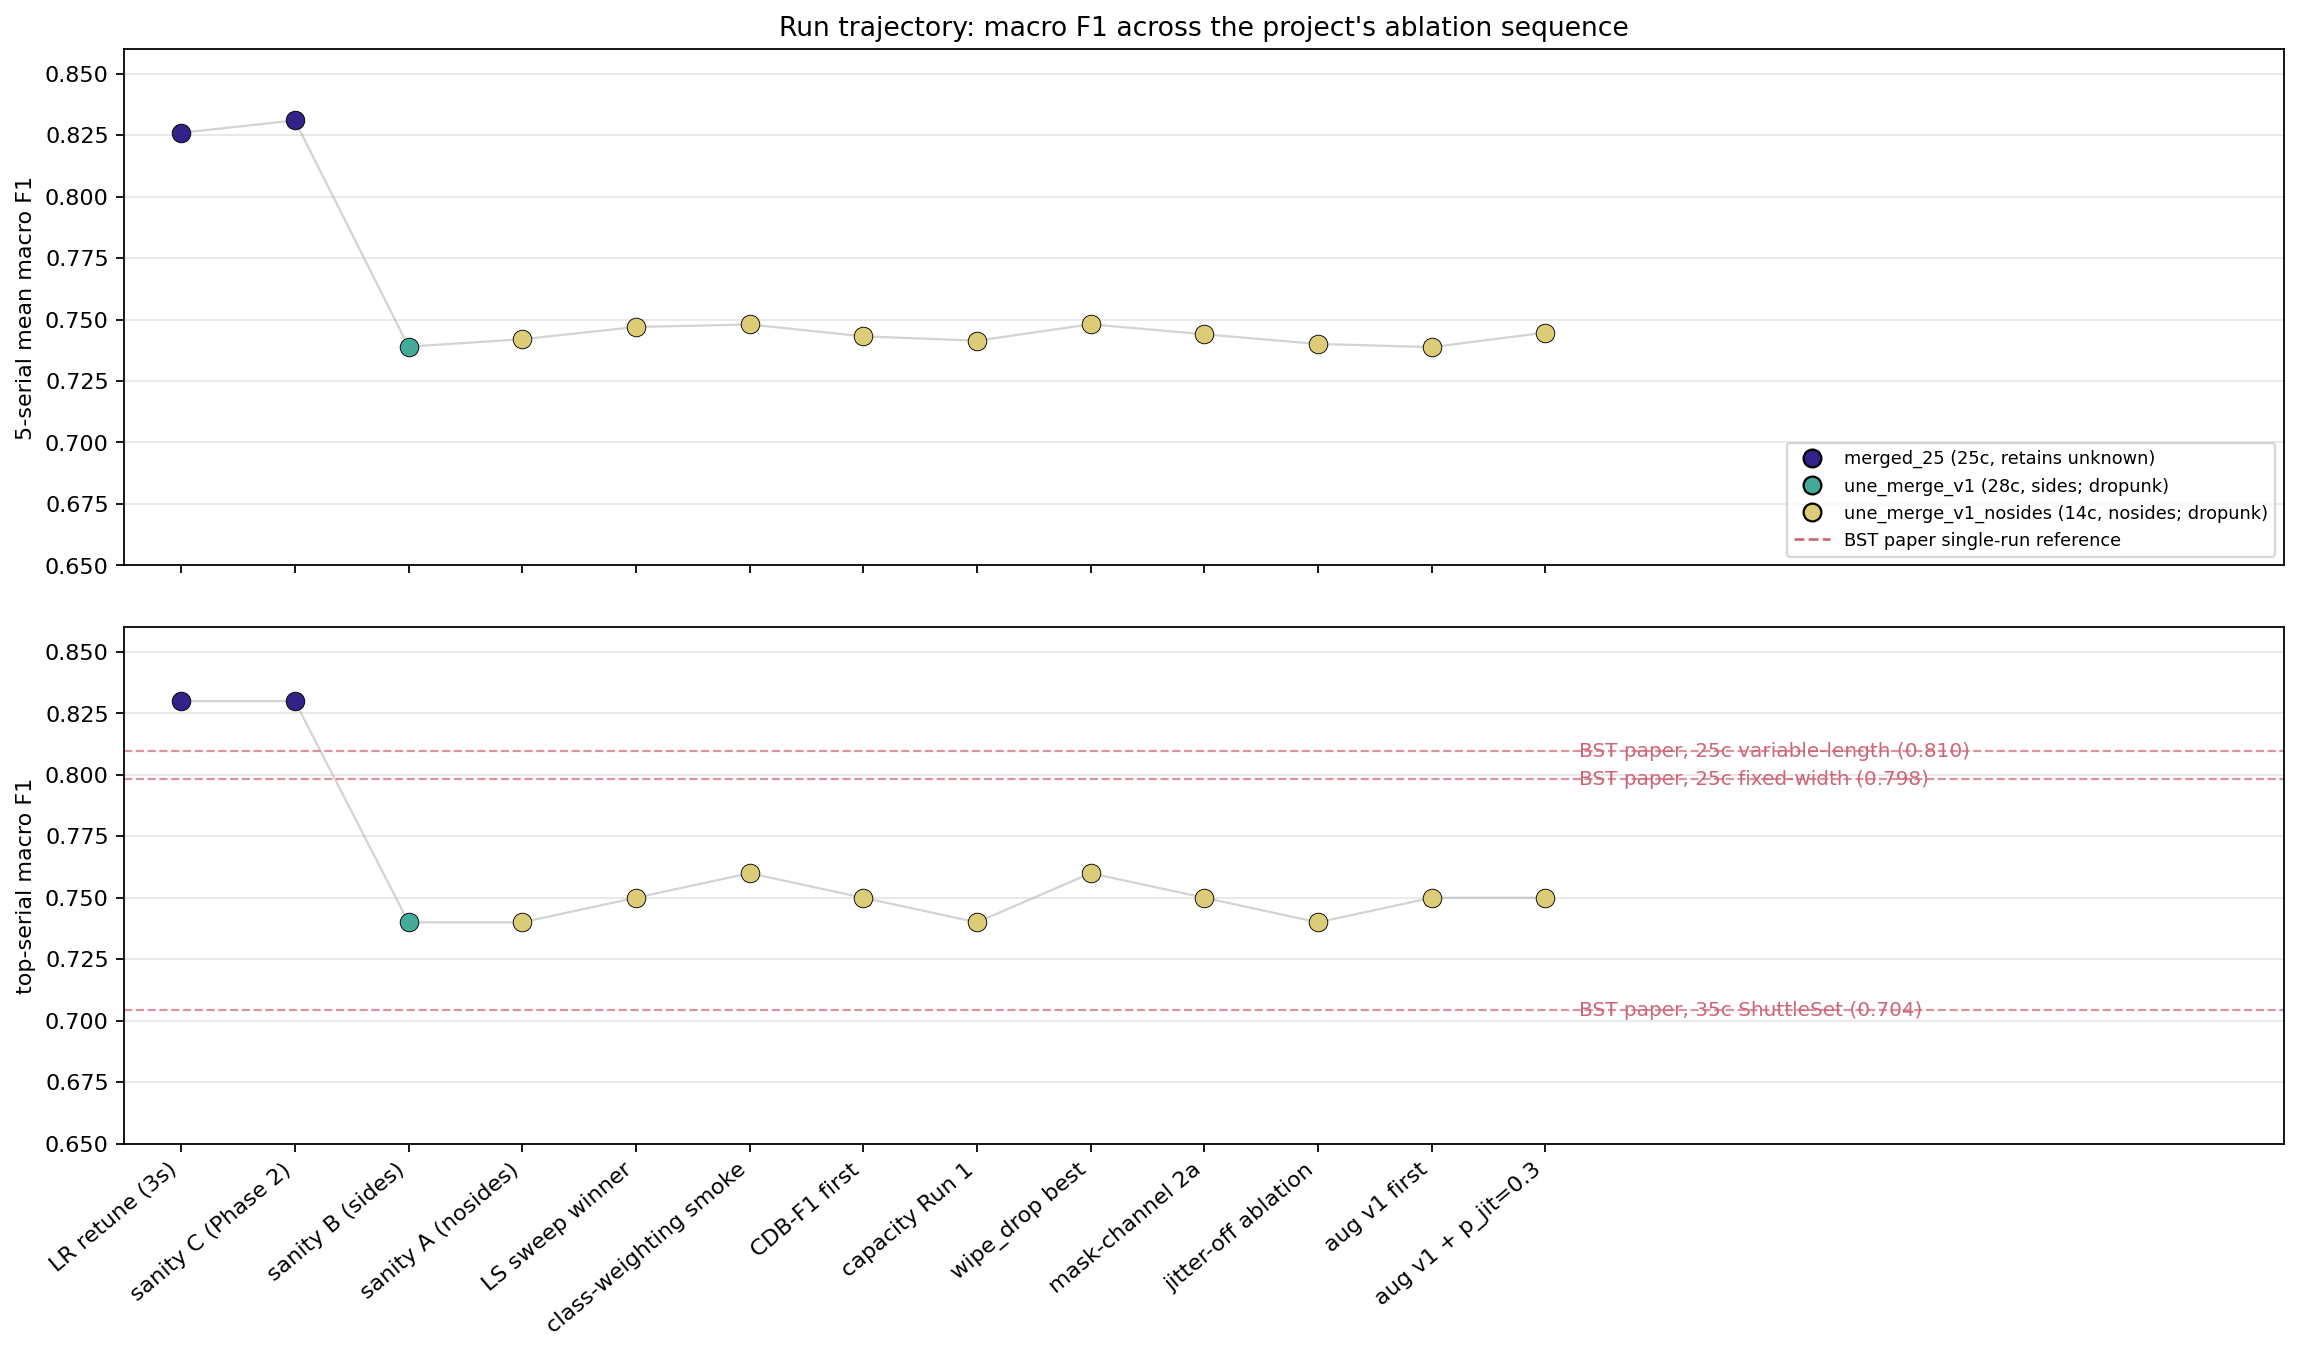

Here is the Python script that generated this plot:
"""Run trajectory chart for the 2026-05-11 supervisor presentation.

Two panels sharing x-axis:
  - top: 5-serial mean macro F1 across my project runs.
  - bottom: top-serial macro F1, comparable to BST paper's single-run figures.

Sequential ablation ordering on x; no dates. Colour distinguishes taxonomy.
BST paper reference rows appear as horizontal dashed lines on the best-serial
panel only (BST published single-run, so it's the closer comparison).

Data is hand-transcribed from `scratch/architecture_notes/arch_1_directions.md`
headline-results table (lines 25-46), which is the project's source of truth.
"""
from pathlib import Path

import matplotlib.pyplot as plt

REPO_ROOT = Path(__file__).resolve().parents[2]
OUT_PATH = REPO_ROOT / "scratch/presentation_prep/trajectory_chart.png"

# Tol muted palette (protanopia-safe, qualitative). Family per taxonomy.
COLOUR = {
    "merged_25": "#332288",            # indigo
    "une_merge_v1": "#44AA99",         # teal
    "une_merge_v1_nosides": "#DDCC77", # sand
    "bst_ref": "#CC6677",              # rose (external reference)
}

# Each entry: short label, taxonomy key, 5-serial mean macro F1, best-serial macro F1.
# Order is chronological; LR retune was 3 serials and is flagged in the label.
RUNS = [
    ("LR retune (3s)",           "merged_25",            0.826,  0.83),
    ("sanity C (Phase 2)",       "merged_25",            0.831,  0.83),
    ("sanity B (sides)",         "une_merge_v1",         0.739,  0.74),
    ("sanity A (nosides)",       "une_merge_v1_nosides", 0.742,  0.74),
    ("LS sweep winner",          "une_merge_v1_nosides", 0.747,  0.75),
    ("class-weighting smoke",    "une_merge_v1_nosides", 0.748,  0.76),
    ("CDB-F1 first",             "une_merge_v1_nosides", 0.7432, 0.75),
    ("capacity Run 1",           "une_merge_v1_nosides", 0.7414, 0.74),
    ("wipe_drop best",           "une_merge_v1_nosides", 0.7481, 0.76),
    ("mask-channel 2a",          "une_merge_v1_nosides", 0.7440, 0.75),
    ("jitter-off ablation",      "une_merge_v1_nosides", 0.7401, 0.74),
    ("aug v1 first",             "une_merge_v1_nosides", 0.7388, 0.75),
    ("aug v1 + p_jit=0.3",       "une_merge_v1_nosides", 0.7447, 0.75),
]

# BST paper single-run figures, from arXiv:2502.21085 Table 1 (25-class) and appendix p3 (35-class).
BST_REFS = [
    ("BST paper, 25c variable-length", 0.8097),
    ("BST paper, 25c fixed-width",     0.7983),
    ("BST paper, 35c ShuttleSet",      0.7043),
]


def main():
    n = len(RUNS)
    x = list(range(1, n + 1))
    labels = [r[0] for r in RUNS]
    taxonomies = [r[1] for r in RUNS]
    mean_macro = [r[2] for r in RUNS]
    best_macro = [r[3] for r in RUNS]
    colours = [COLOUR[t] for t in taxonomies]

    fig, (ax_mean, ax_best) = plt.subplots(
        2, 1, figsize=(15, 9), sharex=True, gridspec_kw={"hspace": 0.12}
    )

    # Mean panel: scatter + connecting line within same taxonomy runs only.
    ax_mean.plot(x, mean_macro, color="lightgrey", linewidth=1, zorder=1)
    for xi, yi, ci in zip(x, mean_macro, colours):
        ax_mean.scatter(xi, yi, color=ci, s=70, zorder=2, edgecolor="black", linewidth=0.4)
    ax_mean.set_ylabel("5-serial mean macro F1")
    ax_mean.set_ylim(0.65, 0.86)
    ax_mean.grid(axis="y", alpha=0.3)
    ax_mean.set_title("Run trajectory: macro F1 across the project's ablation sequence")

    # Best-serial panel: scatter + line + BST reference horizontal lines.
    ax_best.plot(x, best_macro, color="lightgrey", linewidth=1, zorder=1)
    for xi, yi, ci in zip(x, best_macro, colours):
        ax_best.scatter(xi, yi, color=ci, s=70, zorder=2, edgecolor="black", linewidth=0.4)

    for label, value in BST_REFS:
        ax_best.axhline(value, color=COLOUR["bst_ref"], linestyle="--", linewidth=1, alpha=0.7)
        ax_best.text(
            n + 0.3, value, f"{label} ({value:.3f})",
            fontsize=9, va="center", color=COLOUR["bst_ref"],
        )

    ax_best.set_ylabel("top-serial macro F1")
    ax_best.set_ylim(0.65, 0.86)
    ax_best.grid(axis="y", alpha=0.3)
    ax_best.set_xticks(x)
    ax_best.set_xticklabels(labels, rotation=40, ha="right")

    # Single legend for taxonomy colour, placed on the mean panel.
    legend_handles = [
        plt.Line2D([0], [0], marker="o", linestyle="", markerfacecolor=COLOUR["merged_25"],
                   markeredgecolor="black", markersize=8, label="merged_25 (25c, retains unknown)"),
        plt.Line2D([0], [0], marker="o", linestyle="", markerfacecolor=COLOUR["une_merge_v1"],
                   markeredgecolor="black", markersize=8, label="une_merge_v1 (28c, sides; dropunk)"),
        plt.Line2D([0], [0], marker="o", linestyle="", markerfacecolor=COLOUR["une_merge_v1_nosides"],
                   markeredgecolor="black", markersize=8, label="une_merge_v1_nosides (14c, nosides; dropunk)"),
        plt.Line2D([0], [0], color=COLOUR["bst_ref"], linestyle="--", linewidth=1.2,
                   label="BST paper single-run reference"),
    ]
    ax_mean.legend(handles=legend_handles, loc="lower right", fontsize=8)

    # Leave headroom on the right so the BST text labels don't get clipped.
    ax_best.set_xlim(0.5, n + 6.5)

    fig.subplots_adjust(left=0.07, right=0.97, top=0.94, bottom=0.18, hspace=0.12)
    OUT_PATH.parent.mkdir(parents=True, exist_ok=True)
    fig.savefig(OUT_PATH, dpi=160, bbox_inches="tight")
    print(f"Saved: {OUT_PATH}")


if __name__ == "__main__":
    main()
